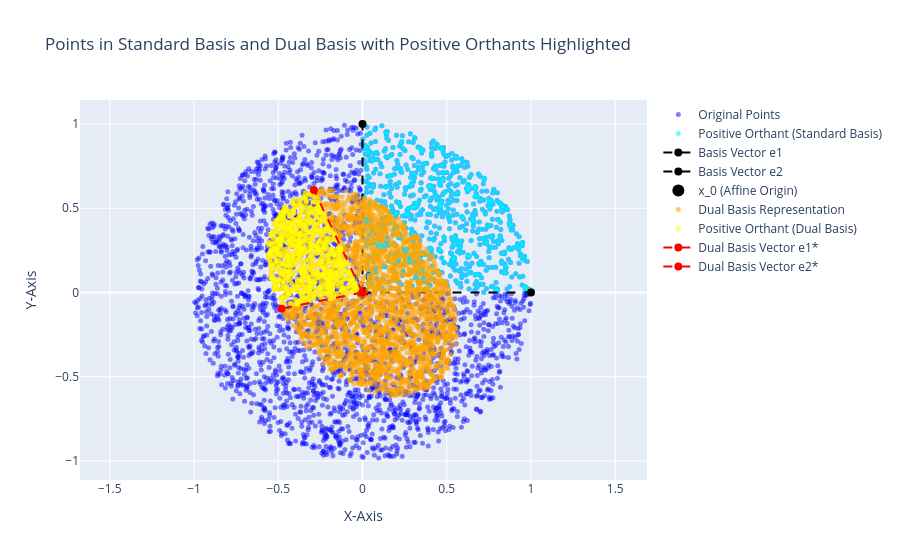

The cell this chart's notebook holds for it:
### Code cell
# Minimal Plot for Original Points in Standard Basis
fig = go.Figure()

# Plot Original Points
fig.add_trace(
    go.Scatter(
        x=original_points[0],
        y=original_points[1],
        mode="markers",
        marker=dict(size=5, color="blue", opacity=0.5),
        name="Original Points",
    )
)

# Plot Positive Orthant Points in Standard Basis
positive = (original_points[0] > 0) & (original_points[1] > 0)
print(np.sum(positive))

fig.add_trace(
    go.Scatter(
        x=original_points[0, positive],
        y=original_points[1, positive],
        mode="markers",
        marker=dict(size=5, color="cyan", opacity=0.6),
        name="Positive Orthant (Standard Basis)",
    )
)

# Plot Standard Basis Vectors
basis = np.eye(2)
for i, label in enumerate(["e1", "e2"]):
    fig.add_trace(
        go.Scatter(
            x=[0, basis[0, i]],
            y=[0, basis[1, i]],
            mode="lines+markers",
            marker=dict(size=8, color="black"),
            line=dict(width=2, dash="dash", color="black"),
            name=f"Basis Vector {label}",
        )
    )

# Plot x_0 Point
fig.add_trace(
    go.Scatter(
        x=[x_0[0, 0]],
        y=[x_0[1, 0]],
        mode="markers+text",
        marker=dict(size=12, color="black", symbol="circle"),
        text="x_0",
        textposition="top center",
        name="x_0 (Affine Origin)",
    )
)

##############

dual_representation = np.dot(dual_basis_vectors, original_points) + x_0
fig.add_trace(
    go.Scatter(
        x=dual_representation[0, :],
        y=dual_representation[1, :],
        mode="markers",
        marker=dict(size=5, color="orange", opacity=0.6),
        name="Dual Basis Representation",
    )
)

dual_representation = np.dot(dual_basis_vectors, original_points[:, positive]) + x_0
fig.add_trace(
    go.Scatter(
        x=dual_representation[0, :],
        y=dual_representation[1, :],
        mode="markers",
        marker=dict(size=5, color="yellow", opacity=0.6),
        name="Positive Orthant (Dual Basis)",
    )
)

# Plot Dual Basis Vectors offset by x_0
for i, label in enumerate(["e1*", "e2*"]):
    # Extract the dual basis vector
    dual_vector = dual_basis_vectors[:, i]

    # Compute the starting and ending points
    start_point = x_0.flatten()  # Starting at x_0
    end_point = start_point + dual_vector  # Offset by the dual basis vector

    # Plot the vector
    fig.add_trace(
        go.Scatter(
            x=[start_point[0], end_point[0]],
            y=[start_point[1], end_point[1]],
            mode="lines+markers",
            marker=dict(size=8, color="red"),
            line=dict(width=2, dash="dash", color="red"),
            name=f"Dual Basis Vector {label}",
        )
    )

# Ensure Aspect Ratio is Equal
fig.update_layout(
    title="Points in Standard Basis and Dual Basis with Positive Orthants Highlighted",
    xaxis=dict(scaleanchor="y", title="X-Axis"),
    yaxis=dict(title="Y-Axis"),
    showlegend=True,
)

fig.show()

### Figure 1 — Plotly figure (JSON) as saved in the notebook; plotly's stock layout.template omitted (floating-point values rounded to 4 significant figures; data arrays with more than 128 entries replaced by an {"elided": "..."} marker saying what was removed)
{"data": [{"marker": {"color": "blue", "opacity": 0.5, "size": 5}, "mode": "markers", "name": "Original Points", "type": "scatter", "x": {"elided": "3000 float values"}, "y": {"elided": "3000 float values"}}, {"marker": {"color": "cyan", "opacity": 0.6, "size": 5}, "mode": "markers", "name": "Positive Orthant (Standard Basis)", "type": "scatter", "x": {"elided": "749 float values"}, "y": {"elided": "749 float values"}}, {"line": {"color": "black", "dash": "dash", "width": 2}, "marker": {"color": "black", "size": 8}, "mode": "lines+markers", "name": "Basis Vector e1", "type": "scatter", "x": [0, 1], "y": [0, 0]}, {"line": {"color": "black", "dash": "dash", "width": 2}, "marker": {"color": "black", "size": 8}, "mode": "lines+markers", "name": "Basis Vector e2", "type": "scatter", "x": [0, 0], "y": [0, 1]}, {"marker": {"color": "black", "size": 12, "symbol": "circle"}, "mode": "markers+text", "name": "x_0 (Affine Origin)", "text": "x_0", "textposition": "top center", "type": "scatter", "x": [0], "y": [0]}, {"marker": {"color": "orange", "opacity": 0.6, "size": 5}, "mode": "markers", "name": "Dual Basis Representation", "type": "scatter", "x": {"elided": "3000 float values"}, "y": {"elided": "3000 float values"}}, {"marker": {"color": "yellow", "opacity": 0.6, "size": 5}, "mode": "markers", "name": "Positive Orthant (Dual Basis)", "type": "scatter", "x": {"elided": "749 float values"}, "y": {"elided": "749 float values"}}, {"line": {"color": "red", "dash": "dash", "width": 2}, "marker": {"color": "red", "size": 8}, "mode": "lines+markers", "name": "Dual Basis Vector e1*", "type": "scatter", "x": [0, -0.4808], "y": [0, -0.09615]}, {"line": {"color": "red", "dash": "dash", "width": 2}, "marker": {"color": "red", "size": 8}, "mode": "lines+markers", "name": "Dual Basis Vector e2*", "type": "scatter", "x": [0, -0.2885], "y": [0, 0.609]}], "layout": {"showlegend": true, "title": {"text": "Points in Standard Basis and Dual Basis with Positive Orthants Highlighted"}, "xaxis": {"scaleanchor": "y", "title": {"text": "X-Axis"}}, "yaxis": {"title": {"text": "Y-Axis"}}}}
